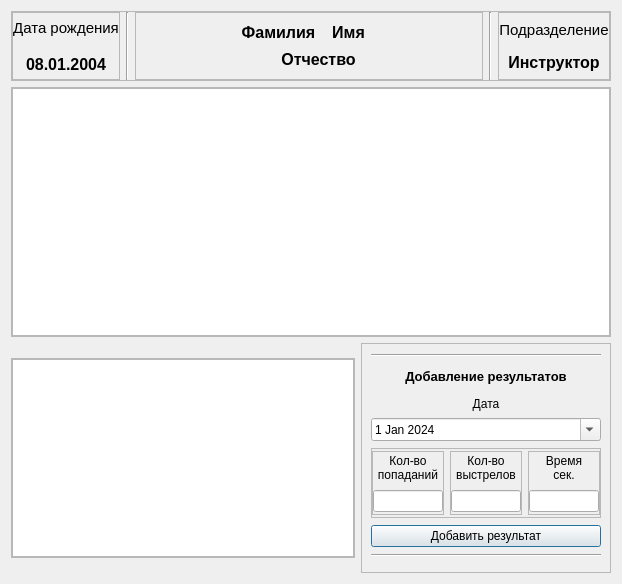
<?xml version="1.0" encoding="UTF-8"?>
<ui version="4.0">
 <class>Dialog</class>
 <widget class="QDialog" name="Dialog">
  <property name="geometry">
   <rect>
    <x>0</x>
    <y>0</y>
    <width>621</width>
    <height>584</height>
   </rect>
  </property>
  <property name="windowTitle">
   <string>Профиль сотрудника</string>
  </property>
  <layout class="QGridLayout" name="gridLayout_3">
   <item row="0" column="0" colspan="2">
    <widget class="QFrame" name="frame_11">
     <property name="maximumSize">
      <size>
       <width>16777215</width>
       <height>80</height>
      </size>
     </property>
     <property name="frameShape">
      <enum>QFrame::StyledPanel</enum>
     </property>
     <property name="frameShadow">
      <enum>QFrame::Raised</enum>
     </property>
     <layout class="QHBoxLayout" name="horizontalLayout_2">
      <property name="leftMargin">
       <number>0</number>
      </property>
      <property name="topMargin">
       <number>0</number>
      </property>
      <property name="rightMargin">
       <number>0</number>
      </property>
      <property name="bottomMargin">
       <number>0</number>
      </property>
      <item>
       <widget class="QFrame" name="frame_5">
        <property name="frameShape">
         <enum>QFrame::StyledPanel</enum>
        </property>
        <property name="frameShadow">
         <enum>QFrame::Raised</enum>
        </property>
        <layout class="QVBoxLayout" name="verticalLayout_7">
         <property name="leftMargin">
          <number>0</number>
         </property>
         <property name="topMargin">
          <number>0</number>
         </property>
         <property name="rightMargin">
          <number>0</number>
         </property>
         <property name="bottomMargin">
          <number>0</number>
         </property>
         <item>
          <widget class="QLabel" name="label_5">
           <property name="font">
            <font>
             <pointsize>11</pointsize>
            </font>
           </property>
           <property name="text">
            <string>Дата рождения</string>
           </property>
           <property name="alignment">
            <set>Qt::AlignCenter</set>
           </property>
          </widget>
         </item>
         <item>
          <widget class="QLabel" name="lblBDate">
           <property name="maximumSize">
            <size>
             <width>300</width>
             <height>16777215</height>
            </size>
           </property>
           <property name="font">
            <font>
             <pointsize>12</pointsize>
             <bold>true</bold>
            </font>
           </property>
           <property name="text">
            <string>08.01.2004</string>
           </property>
           <property name="alignment">
            <set>Qt::AlignCenter</set>
           </property>
          </widget>
         </item>
        </layout>
       </widget>
      </item>
      <item>
       <widget class="Line" name="line">
        <property name="orientation">
         <enum>Qt::Vertical</enum>
        </property>
       </widget>
      </item>
      <item>
       <widget class="QFrame" name="frame">
        <property name="frameShape">
         <enum>QFrame::StyledPanel</enum>
        </property>
        <property name="frameShadow">
         <enum>QFrame::Raised</enum>
        </property>
        <layout class="QGridLayout" name="gridLayout">
         <item row="0" column="0">
          <spacer name="horizontalSpacer">
           <property name="orientation">
            <enum>Qt::Horizontal</enum>
           </property>
           <property name="sizeHint" stdset="0">
            <size>
             <width>90</width>
             <height>20</height>
            </size>
           </property>
          </spacer>
         </item>
         <item row="0" column="1" colspan="2">
          <widget class="QLabel" name="lblLastName">
           <property name="font">
            <font>
             <pointsize>12</pointsize>
             <bold>true</bold>
            </font>
           </property>
           <property name="text">
            <string>Фамилия</string>
           </property>
           <property name="alignment">
            <set>Qt::AlignCenter</set>
           </property>
          </widget>
         </item>
         <item row="0" column="3" colspan="2">
          <widget class="QLabel" name="lblFirstName">
           <property name="font">
            <font>
             <pointsize>12</pointsize>
             <bold>true</bold>
            </font>
           </property>
           <property name="text">
            <string>Имя</string>
           </property>
           <property name="alignment">
            <set>Qt::AlignCenter</set>
           </property>
          </widget>
         </item>
         <item row="0" column="5">
          <spacer name="horizontalSpacer_4">
           <property name="orientation">
            <enum>Qt::Horizontal</enum>
           </property>
           <property name="sizeHint" stdset="0">
            <size>
             <width>91</width>
             <height>20</height>
            </size>
           </property>
          </spacer>
         </item>
         <item row="1" column="0" colspan="2">
          <spacer name="horizontalSpacer_2">
           <property name="orientation">
            <enum>Qt::Horizontal</enum>
           </property>
           <property name="sizeHint" stdset="0">
            <size>
             <width>130</width>
             <height>20</height>
            </size>
           </property>
          </spacer>
         </item>
         <item row="1" column="2" colspan="2">
          <widget class="QLabel" name="lblMiddleName">
           <property name="font">
            <font>
             <pointsize>12</pointsize>
             <bold>true</bold>
            </font>
           </property>
           <property name="text">
            <string>Отчество</string>
           </property>
           <property name="alignment">
            <set>Qt::AlignCenter</set>
           </property>
          </widget>
         </item>
         <item row="1" column="4" colspan="2">
          <spacer name="horizontalSpacer_3">
           <property name="orientation">
            <enum>Qt::Horizontal</enum>
           </property>
           <property name="sizeHint" stdset="0">
            <size>
             <width>111</width>
             <height>20</height>
            </size>
           </property>
          </spacer>
         </item>
        </layout>
       </widget>
      </item>
      <item>
       <widget class="Line" name="line_2">
        <property name="orientation">
         <enum>Qt::Vertical</enum>
        </property>
       </widget>
      </item>
      <item>
       <widget class="QFrame" name="frame_6">
        <property name="frameShape">
         <enum>QFrame::StyledPanel</enum>
        </property>
        <property name="frameShadow">
         <enum>QFrame::Raised</enum>
        </property>
        <layout class="QVBoxLayout" name="verticalLayout">
         <property name="spacing">
          <number>0</number>
         </property>
         <property name="leftMargin">
          <number>0</number>
         </property>
         <property name="topMargin">
          <number>0</number>
         </property>
         <property name="rightMargin">
          <number>0</number>
         </property>
         <property name="bottomMargin">
          <number>0</number>
         </property>
         <item>
          <widget class="QLabel" name="label_6">
           <property name="font">
            <font>
             <pointsize>11</pointsize>
            </font>
           </property>
           <property name="text">
            <string>Подразделение</string>
           </property>
           <property name="alignment">
            <set>Qt::AlignCenter</set>
           </property>
          </widget>
         </item>
         <item>
          <widget class="QLabel" name="txtDivision">
           <property name="maximumSize">
            <size>
             <width>300</width>
             <height>16777215</height>
            </size>
           </property>
           <property name="font">
            <font>
             <pointsize>12</pointsize>
             <bold>true</bold>
            </font>
           </property>
           <property name="text">
            <string>Инструктор</string>
           </property>
           <property name="alignment">
            <set>Qt::AlignCenter</set>
           </property>
          </widget>
         </item>
        </layout>
       </widget>
      </item>
     </layout>
    </widget>
   </item>
   <item row="1" column="0" colspan="2">
    <widget class="QFrame" name="frame_2">
     <property name="minimumSize">
      <size>
       <width>600</width>
       <height>250</height>
      </size>
     </property>
     <property name="maximumSize">
      <size>
       <width>16777215</width>
       <height>250</height>
      </size>
     </property>
     <property name="frameShape">
      <enum>QFrame::StyledPanel</enum>
     </property>
     <property name="frameShadow">
      <enum>QFrame::Raised</enum>
     </property>
     <layout class="QGridLayout" name="gridLayout_2">
      <property name="leftMargin">
       <number>0</number>
      </property>
      <property name="topMargin">
       <number>0</number>
      </property>
      <property name="rightMargin">
       <number>0</number>
      </property>
      <property name="bottomMargin">
       <number>0</number>
      </property>
      <item row="0" column="0">
       <widget class="QChartView" name="userChartView">
        <property name="minimumSize">
         <size>
          <width>500</width>
          <height>220</height>
         </size>
        </property>
       </widget>
      </item>
     </layout>
    </widget>
   </item>
   <item row="2" column="0">
    <widget class="QFrame" name="frame_12">
     <property name="maximumSize">
      <size>
       <width>345</width>
       <height>200</height>
      </size>
     </property>
     <property name="frameShape">
      <enum>QFrame::StyledPanel</enum>
     </property>
     <property name="frameShadow">
      <enum>QFrame::Raised</enum>
     </property>
     <layout class="QGridLayout" name="gridLayout_4">
      <property name="leftMargin">
       <number>0</number>
      </property>
      <property name="topMargin">
       <number>0</number>
      </property>
      <property name="rightMargin">
       <number>0</number>
      </property>
      <property name="bottomMargin">
       <number>0</number>
      </property>
      <item row="0" column="0">
       <widget class="QTableView" name="table_user_profile">
        <property name="minimumSize">
         <size>
          <width>20</width>
          <height>20</height>
         </size>
        </property>
        <property name="maximumSize">
         <size>
          <width>16777215</width>
          <height>16777215</height>
         </size>
        </property>
        <attribute name="horizontalHeaderCascadingSectionResizes">
         <bool>false</bool>
        </attribute>
        <attribute name="horizontalHeaderDefaultSectionSize">
         <number>48</number>
        </attribute>
        <attribute name="verticalHeaderStretchLastSection">
         <bool>false</bool>
        </attribute>
       </widget>
      </item>
     </layout>
    </widget>
   </item>
   <item row="2" column="1">
    <widget class="QFrame" name="frame_3">
     <property name="minimumSize">
      <size>
       <width>250</width>
       <height>230</height>
      </size>
     </property>
     <property name="maximumSize">
      <size>
       <width>220</width>
       <height>248</height>
      </size>
     </property>
     <property name="frameShape">
      <enum>QFrame::StyledPanel</enum>
     </property>
     <property name="frameShadow">
      <enum>QFrame::Raised</enum>
     </property>
     <property name="lineWidth">
      <number>4</number>
     </property>
     <property name="midLineWidth">
      <number>0</number>
     </property>
     <layout class="QVBoxLayout" name="verticalLayout_6">
      <item>
       <widget class="Line" name="line_3">
        <property name="orientation">
         <enum>Qt::Horizontal</enum>
        </property>
       </widget>
      </item>
      <item>
       <widget class="QLabel" name="label_7">
        <property name="maximumSize">
         <size>
          <width>16777215</width>
          <height>25</height>
         </size>
        </property>
        <property name="font">
         <font>
          <pointsize>10</pointsize>
          <bold>true</bold>
         </font>
        </property>
        <property name="text">
         <string>Добавление результатов</string>
        </property>
        <property name="alignment">
         <set>Qt::AlignCenter</set>
        </property>
       </widget>
      </item>
      <item>
       <widget class="QFrame" name="frame_9">
        <property name="maximumSize">
         <size>
          <width>16777215</width>
          <height>45</height>
         </size>
        </property>
        <property name="frameShape">
         <enum>QFrame::NoFrame</enum>
        </property>
        <property name="frameShadow">
         <enum>QFrame::Raised</enum>
        </property>
        <property name="lineWidth">
         <number>1</number>
        </property>
        <layout class="QVBoxLayout" name="verticalLayout_2">
         <property name="leftMargin">
          <number>0</number>
         </property>
         <property name="topMargin">
          <number>0</number>
         </property>
         <property name="rightMargin">
          <number>0</number>
         </property>
         <property name="bottomMargin">
          <number>0</number>
         </property>
         <item>
          <widget class="QLabel" name="label_4">
           <property name="maximumSize">
            <size>
             <width>16777215</width>
             <height>25</height>
            </size>
           </property>
           <property name="text">
            <string>Дата</string>
           </property>
           <property name="alignment">
            <set>Qt::AlignCenter</set>
           </property>
          </widget>
         </item>
         <item>
          <widget class="QDateEdit" name="dateEdit">
           <property name="dateTime">
            <datetime>
             <hour>0</hour>
             <minute>0</minute>
             <second>0</second>
             <year>2024</year>
             <month>1</month>
             <day>1</day>
            </datetime>
           </property>
           <property name="calendarPopup">
            <bool>true</bool>
           </property>
          </widget>
         </item>
        </layout>
       </widget>
      </item>
      <item>
       <widget class="QFrame" name="frame_10">
        <property name="maximumSize">
         <size>
          <width>16777215</width>
          <height>70</height>
         </size>
        </property>
        <property name="frameShape">
         <enum>QFrame::StyledPanel</enum>
        </property>
        <property name="frameShadow">
         <enum>QFrame::Raised</enum>
        </property>
        <layout class="QHBoxLayout" name="horizontalLayout">
         <property name="leftMargin">
          <number>0</number>
         </property>
         <property name="topMargin">
          <number>0</number>
         </property>
         <property name="rightMargin">
          <number>0</number>
         </property>
         <property name="bottomMargin">
          <number>0</number>
         </property>
         <item>
          <widget class="QFrame" name="frame_4">
           <property name="maximumSize">
            <size>
             <width>16777215</width>
             <height>64</height>
            </size>
           </property>
           <property name="frameShape">
            <enum>QFrame::StyledPanel</enum>
           </property>
           <property name="frameShadow">
            <enum>QFrame::Raised</enum>
           </property>
           <layout class="QVBoxLayout" name="verticalLayout_3">
            <property name="leftMargin">
             <number>0</number>
            </property>
            <property name="topMargin">
             <number>0</number>
            </property>
            <property name="rightMargin">
             <number>0</number>
            </property>
            <property name="bottomMargin">
             <number>0</number>
            </property>
            <item>
             <widget class="QLabel" name="label">
              <property name="maximumSize">
               <size>
                <width>16777215</width>
                <height>30</height>
               </size>
              </property>
              <property name="text">
               <string>Кол-во
попаданий</string>
              </property>
              <property name="alignment">
               <set>Qt::AlignCenter</set>
              </property>
             </widget>
            </item>
            <item>
             <widget class="QLineEdit" name="txtPoints">
              <property name="alignment">
               <set>Qt::AlignCenter</set>
              </property>
              <property name="readOnly">
               <bool>false</bool>
              </property>
             </widget>
            </item>
           </layout>
          </widget>
         </item>
         <item>
          <widget class="QFrame" name="frame_7">
           <property name="maximumSize">
            <size>
             <width>16777215</width>
             <height>64</height>
            </size>
           </property>
           <property name="frameShape">
            <enum>QFrame::StyledPanel</enum>
           </property>
           <property name="frameShadow">
            <enum>QFrame::Raised</enum>
           </property>
           <layout class="QVBoxLayout" name="verticalLayout_4">
            <property name="leftMargin">
             <number>0</number>
            </property>
            <property name="topMargin">
             <number>0</number>
            </property>
            <property name="rightMargin">
             <number>0</number>
            </property>
            <property name="bottomMargin">
             <number>0</number>
            </property>
            <item>
             <widget class="QLabel" name="label_2">
              <property name="maximumSize">
               <size>
                <width>16777215</width>
                <height>30</height>
               </size>
              </property>
              <property name="text">
               <string>Кол-во
выстрелов</string>
              </property>
              <property name="alignment">
               <set>Qt::AlignCenter</set>
              </property>
             </widget>
            </item>
            <item>
             <widget class="QLineEdit" name="txtCount">
              <property name="alignment">
               <set>Qt::AlignCenter</set>
              </property>
              <property name="readOnly">
               <bool>false</bool>
              </property>
             </widget>
            </item>
           </layout>
          </widget>
         </item>
         <item>
          <widget class="QFrame" name="frame_8">
           <property name="maximumSize">
            <size>
             <width>16777215</width>
             <height>64</height>
            </size>
           </property>
           <property name="frameShape">
            <enum>QFrame::StyledPanel</enum>
           </property>
           <property name="frameShadow">
            <enum>QFrame::Raised</enum>
           </property>
           <layout class="QVBoxLayout" name="verticalLayout_5">
            <property name="leftMargin">
             <number>0</number>
            </property>
            <property name="topMargin">
             <number>0</number>
            </property>
            <property name="rightMargin">
             <number>0</number>
            </property>
            <property name="bottomMargin">
             <number>0</number>
            </property>
            <item>
             <widget class="QLabel" name="label_3">
              <property name="maximumSize">
               <size>
                <width>16777215</width>
                <height>30</height>
               </size>
              </property>
              <property name="text">
               <string>Время
сек.</string>
              </property>
              <property name="alignment">
               <set>Qt::AlignCenter</set>
              </property>
             </widget>
            </item>
            <item>
             <widget class="QLineEdit" name="txtTime">
              <property name="alignment">
               <set>Qt::AlignCenter</set>
              </property>
              <property name="readOnly">
               <bool>false</bool>
              </property>
             </widget>
            </item>
           </layout>
          </widget>
         </item>
        </layout>
       </widget>
      </item>
      <item>
       <widget class="QPushButton" name="btnInsertData">
        <property name="text">
         <string>Добавить результат</string>
        </property>
       </widget>
      </item>
      <item>
       <widget class="Line" name="line_4">
        <property name="orientation">
         <enum>Qt::Horizontal</enum>
        </property>
       </widget>
      </item>
     </layout>
    </widget>
   </item>
  </layout>
 </widget>
 <customwidgets>
  <customwidget>
   <class>QChartView</class>
   <extends>QGraphicsView</extends>
   <header>qchartview</header>
  </customwidget>
 </customwidgets>
 <resources/>
 <connections/>
</ui>
